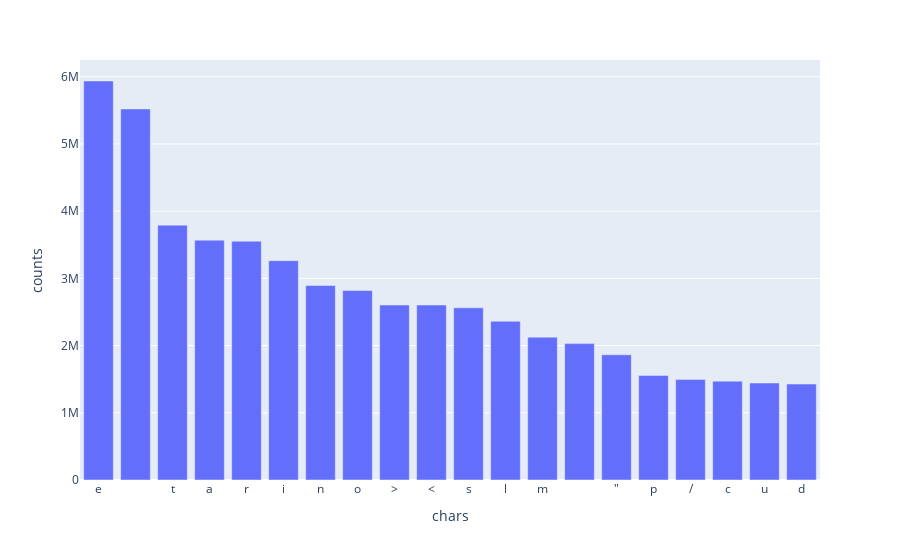

The cell this chart's notebook holds for it:
### Markdown cell above
Estudando a distribuição de caracteres especiais:

### Code cell
list_chars = []
for id,row in dict_dfs['df_doc_info'].iterrows():
    for c in row['raw_data']:
        list_chars.append(c)
        
df_counts = pd.DataFrame({'chars':pd.value_counts(list_chars).index.tolist(),'counts':pd.value_counts(list_chars).tolist()})
df_counts = df_counts.sort_values(by='counts',ascending=False)

import plotly.express as px
fig = px.bar(df_counts.head(20), x='chars', y='counts')
fig.show()

### Figure 1 — Plotly figure (JSON) as saved in the notebook; plotly's stock layout.template omitted (floating-point values rounded to 4 significant figures)
{"data": [{"alignmentgroup": "True", "hovertemplate": "chars=%{x}<br>counts=%{y}<extra></extra>", "legendgroup": "", "marker": {"color": "#636efa", "pattern": {"shape": ""}}, "name": "", "offsetgroup": "", "orientation": "v", "showlegend": false, "textposition": "auto", "type": "bar", "x": ["e", " ", "t", "a", "r", "i", "n", "o", ">", "<", "s", "l", "m", "\t", "\"", "p", "/", "c", "u", "d"], "xaxis": "x", "y": [5936394, 5520949, 3791195, 3568876, 3552307, 3263272, 2894184, 2819176, 2603022, 2603022, 2561781, 2361305, 2124861, 2029343, 1862464, 1553894, 1497114, 1470778, 1443055, 1428266], "yaxis": "y"}], "layout": {"barmode": "relative", "legend": {"tracegroupgap": 0}, "margin": {"t": 60}, "xaxis": {"anchor": "y", "domain": [0, 1], "title": {"text": "chars"}}, "yaxis": {"anchor": "x", "domain": [0, 1], "title": {"text": "counts"}}}}
